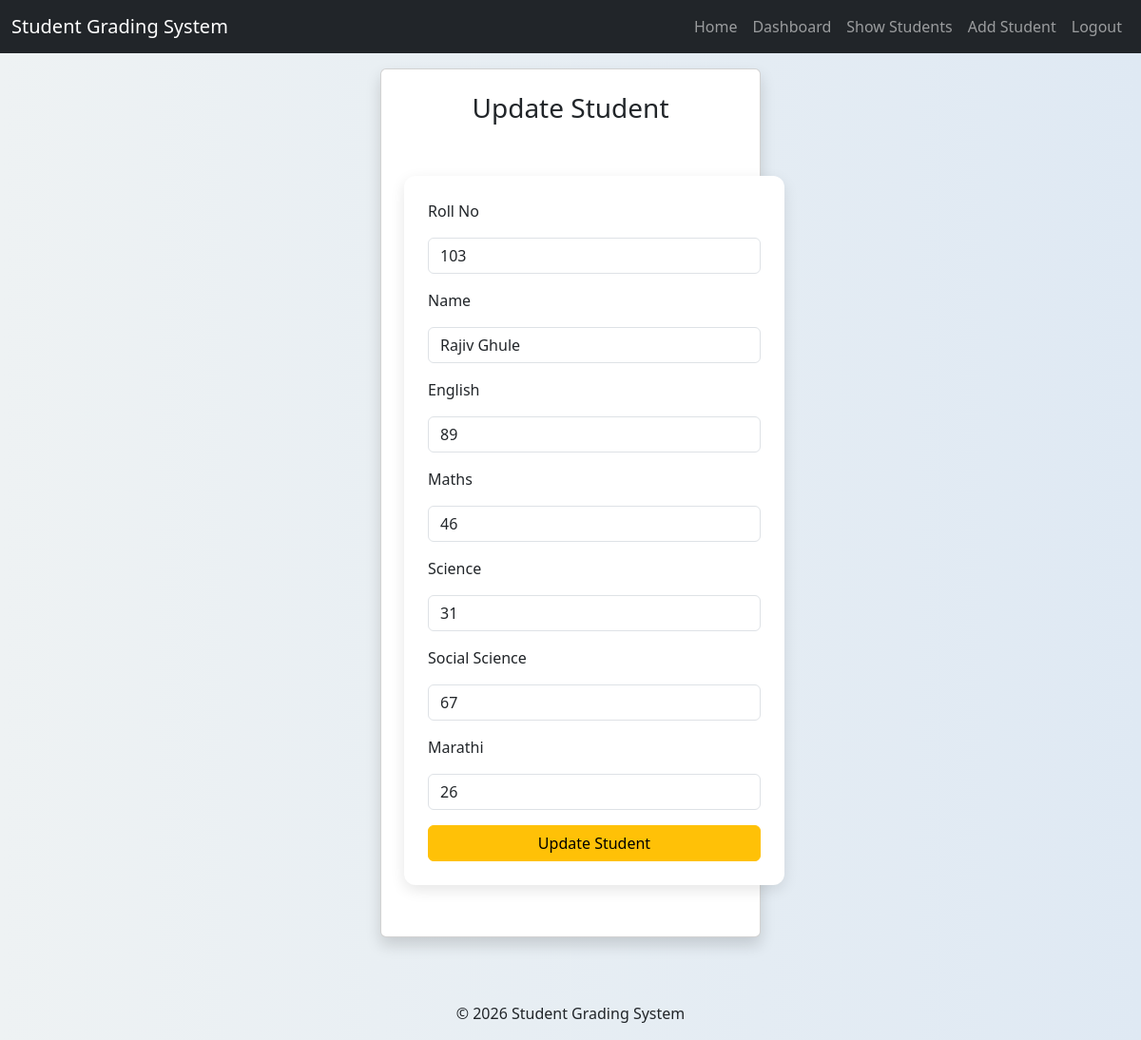
Page /update/103/ (signed in) on the committed database.
### grading/models.py (models this page shows, shortened)
class Student(models.Model):
    roll=models.CharField(max_length=10 ,unique=True)#unique is a key which is unique key through which we can access update or delete related data
    name=models.CharField(max_length=100)
    english=models.IntegerField()
    maths = models.IntegerField()
    science = models.IntegerField()
    socialscience = models.IntegerField()
    marathi = models.IntegerField()
    total = models.IntegerField(default=0)
    percentage = models.FloatField(default=0.0)
    grade=models.CharField(max_length=10,default="NA")

### grading/views.py (the view, shortened to what this page needs)
# urls.py: path('update/<str:roll>/',views.update_student,name='update_student'),
@login_required
def update_student(request,roll):
    student = get_object_or_404(Student, roll=roll)
    return render(request,'update_student.html',{'student':student})

### grading/templates/update_student.html (shortened to what this page needs)
{% extends 'base.html' %}
{% block content %}
<div class="d-flex justify-content-center mt-5">
    <div class="card shadow rounded p-4" style="width: 400px;">
        <h3 class="text-center mb-4">Update Student</h3>
        <form method="POST">
            <div class="mb-3">
                <label for="roll" class="form-label">Roll No</label>
                <input type="text" name="roll" id="roll" class="form-control" value="{{ student.roll }}" readonly>
            </div>
            <div class="mb-3">
                <label for="name" class="form-label">Name</label>
                <input type="text" name="name" id="name" class="form-control" value="{{ student.name }}" required>
            </div>
            <div class="mb-3">
                <label for="english" class="form-label">English</label>
                <input type="number" name="english" id="english" class="form-control" value="{{ student.english }}" required>
            </div>
            <div class="mb-3">
                <label for="maths" class="form-label">Maths</label>
                <input type="number" name="maths" id="maths" class="form-control" value="{{ student.maths }}" required>
            </div>
            <div class="mb-3">
                <label for="science" class="form-label">Science</label>
                <input type="number" name="science" id="science" class="form-control" value="{{ student.science }}" required>
            </div>
            <div class="mb-3">
                <label for="socialscience" class="form-label">Social Science</label>
                <input type="number" name="socialscience" id="socialscience" class="form-control" value="{{ student.socialscience }}" required>
            </div>
            <div class="mb-3">
                <label for="marathi" class="form-label">Marathi</label>
                <input type="number" name="marathi" id="marathi" class="form-control" value="{{ student.marathi }}" required>
            </div>
            <button type="submit" class="btn btn-warning w-100">Update Student</button>
        </form>
    </div>
</div>
{% endblock %}

### grading/static/grading/css/style.css (style rules this page uses)
body { font-family: Segoe UI, Tahoma, Geneva, Verdana, sans-serif; background: linear-gradient(to right, #eef2f3, #dfe9f3); margin: 0; padding: 0; }
.card { background: white; padding: 20px; border-radius: 12px; box-shadow: 0 5px 15px rgba(0,0,0,0.1); margin-bottom: 20px; transition: 0.3s ease; }
form { background: white; padding: 25px; border-radius: 12px; box-shadow: 0 5px 15px rgba(0,0,0,0.1); width: 400px; margin: 30px auto; }
input, select { width: 100%; padding: 10px; margin: 8px 0; border-radius: 8px; border: 1px solid #ccc; font-size: 14px; }
button { width: 100%; padding: 10px; background-color: #3498db; color: white; border: none; border-radius: 8px; cursor: pointer; font-size: 15px; transition: 0.3s; }

### rows in the picture
Student: roll "103", name "Rajiv Ghule", english "89", maths "46", science "31", socialscience "67", marathi "26"
